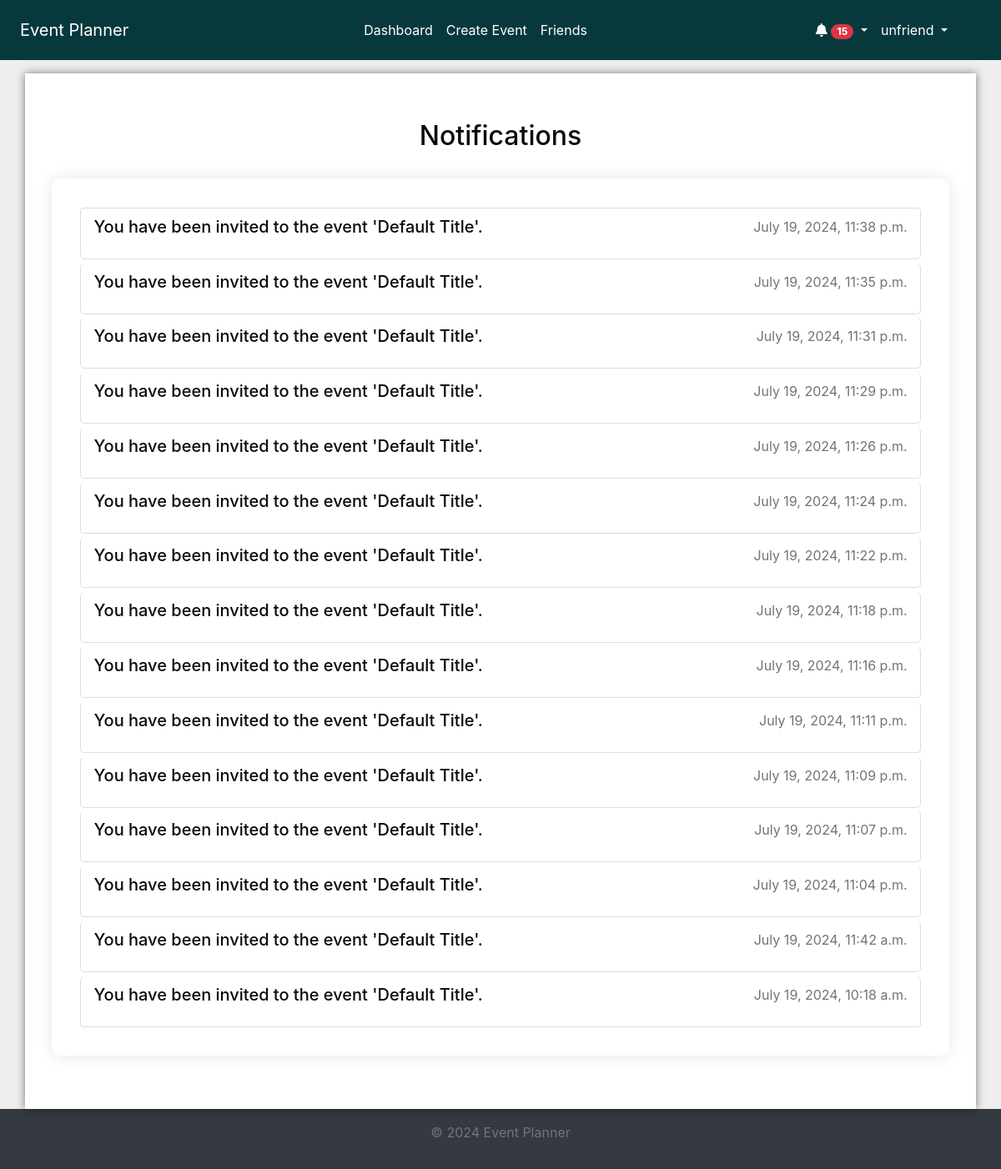
/notifications/ (signed in), run on an earlier commit of the app's database.
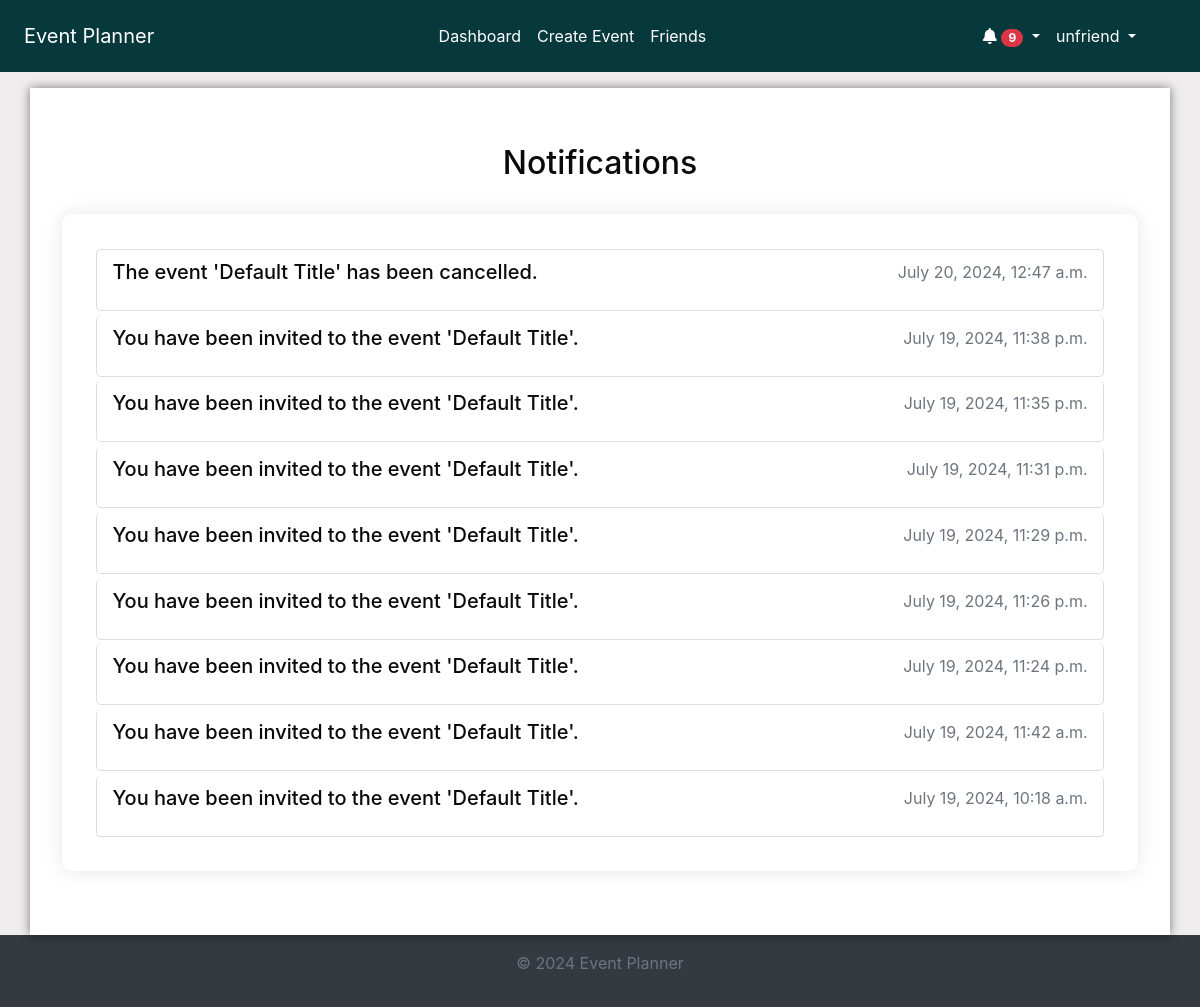
And on a later commit of the database.
### notifications/models.py (models this page shows, shortened)
class Notification(models.Model):
    NOTIFICATION_TYPES = [
        ("event_created", "Event Created"),
        ("event_updated", "Event Updated"),
        ("event_cancelled", "Event Cancelled"),
        ("invitation_response", "Invitation Response"),
        ("suggested_alternate_date", "Suggested Alternate Date"),
        ("event_confirmed", "Event Confirmed"),
        ("friend_request_received", "Friend Request Received"),
    ]
    user = models.ForeignKey(User, on_delete=models.CASCADE)
    event = models.ForeignKey(
        Event, on_delete=models.CASCADE, null=True, blank=True
    )
    type = models.CharField(max_length=50, choices=NOTIFICATION_TYPES)
    message = models.TextField()
    created_at = models.DateTimeField(auto_now_add=True)
    read = models.BooleanField(default=False)
    url = models.URLField(default="/")

### notifications/views.py (the view)
# urls.py: path("", views.notifications, name="notifications"),
@login_required
def notifications(request):
    notifications = Notification.objects.filter(user=request.user).order_by(
        "-created_at"
    )
    context = {"notifications": notifications}
    return render(request, "notifications/notifications.html", context)

### accounts/context_processors.py (called while the page is built)
def google_api_key(request):
    return {"GOOGLE_API_KEY": os.getenv("GOOGLE_API_KEY")}

### notifications/context_processors.py (called while the page is built)
def notifications(request):
    if request.user.is_authenticated:
        all_unread_notifications = Notification.objects.filter(
            user=request.user, read=False
        ).order_by("-created_at")
        unread_count = all_unread_notifications.count()
        recent_unread_notifications = all_unread_notifications[:8]
        return {
            "recent_unread_notifications": recent_unread_notifications,
            "unread_count": unread_count,
        }
    return {}

### templates/notifications/notifications.html (shortened to what this page needs)
{% extends 'base.html' %}
{% block content %}
<div class="container">
    <h2 class="text-center mt-4 mb-4">Notifications</h2>
    <div class="notifications-list">
        <ul class="list-group">
            {% for notification in notifications %}
                <li class="list-group-item">
                    {% if notification.type == 'friend_request_received' %}
                        <a href="{% url 'friends_page' %}" class="notification-link">
                            <h5 class="notification-title">{{ notification.message }}</h5>
                            <p class="notification-time text-muted">{{ notification.created_at|date:"F j, Y, g:i a" }}</p>
                        </a>
                    {% else %}
                        <a href="{% url 'mark_notification_read' notification.id %}" class="notification-link">
                            <h5 class="notification-title">{{ notification.message }}</h5>
                            <p class="notification-time text-muted">{{ notification.created_at|date:"F j, Y, g:i a" }}</p>
                        </a>
                    {% endif %}
                </li>
            {% endfor %}
        </ul>
    </div>
</div>
{% endblock %}

### templates/base.html (shortened to what this page needs)
<!DOCTYPE html>
<html lang="en">
<head>
    {% load static %}
    <link rel="stylesheet" href="https://stackpath.bootstrapcdn.com/bootstrap/4.5.2/css/bootstrap.min.css">
    <link rel="stylesheet" href="{% static 'css/styles.css' %}">
    <link rel="stylesheet" href="https://cdnjs.cloudflare.com/ajax/libs/font-awesome/5.15.4/css/all.min.css">
    <link rel="stylesheet" href="https://cdnjs.cloudflare.com/ajax/libs/fullcalendar/3.10.2/fullcalendar.min.css" />
</head>
<body class="c-app">
    <header class="c-header c-header-light c-header-fixed">
        <nav class="navbar navbar-expand-lg navbar-light">
            <a class="navbar-brand" href="{% url 'home' %}">Event Planner</a>
            <div class="collapse navbar-collapse" id="navbarSupportedContent">
                <ul class="navbar-nav ml-auto">
                    {% if user.is_authenticated %}
                        <li class="nav-item {% if request.resolver_match.url_name == 'dashboard' %}active{% endif %}">
                            <a class="nav-link" href="{% url 'dashboard' %}">Dashboard</a>
                        </li>
                        <li class="nav-item {% if request.resolver_match.url_name == 'create_event' %}active{% endif %}">
                            <a class="nav-link" href="{% url 'create_event' %}">Create Event</a>
                        </li>
                        <li class="nav-item {% if request.resolver_match.url_name == 'friends_page' %}active{% endif %}">
                            <a class="nav-link" href="{% url 'friends_page' %}">Friends</a>
                        </li>
                    {% endif %}
                </ul>
                {% if user.is_authenticated %}
                    <ul class="navbar-nav ml-auto">
                        <li class="nav-item dropdown">
                            <a class="nav-link dropdown-toggle" href="#" id="notificationBell" role="button" data-toggle="dropdown" aria-haspopup="true" aria-expanded="false">
                                <i class="fas fa-bell"></i>
                                {% if unread_count > 0 %}
                                    <span class="badge badge-pill badge-danger">{{ unread_count }}</span>
                                {% endif %}
                            </a>
                        </li>
                        <li class="nav-item dropdown">
                            <a class="nav-link dropdown-toggle" href="#" id="profileLink" role="button" data-toggle="dropdown" aria-haspopup="true" aria-expanded="false">
                                {{ user.username }}
                            </a>
                        </li>
                    </ul>
                {% endif %}
            </div>
        </nav>
    </header>
    <main class="c-main">
        <div class="container-fluid">
            <div class="fade-in">
                {% block content %}{% endblock %}
            </div>
        </div>
    </main>
    <footer class="footer mt-auto py-3">
        <div class="container text-center">
            <p class="text-muted">&copy; 2024 Event Planner</p>
        </div>
    </footer>
</body>
</html>

### static/css/styles.css (style rules this page uses)
* { box-sizing: border-box; }
body, html { margin: 0; padding: 0; font-family: var(--font-family-sans-serif); background-color: var(--background); color: var(--text); height: 100%; }
:root { --primary: #07393c; --secondary: #2C666E; --accent: #90DDF0; --background: #F0EDEE; --text: #0A090C; --heading-bg: #eeeeee; --white: #fff; --gray: #6c757d; --gray-dark: #343a40; --success: #28a745; --info: #17a2b8; --warning: #ffc107; --danger: #dc3545; --light: #f8f9fa; --dark: #343a40; --breakpoint-xs: 0; --breakpoint-sm: 576px; --breakpoint-md: 768px; --breakpoint-lg: 992px; --breakpoint-xl: 1200px; --font-family-sans-serif: -apple-system, BlinkMacSystemFont, "Segoe UI", Roboto, "Helvetica Neue", Arial, "Noto Sans", sans-serif, "Apple Color Emoji", "Segoe UI Emoji", "Segoe UI Symbol", "Noto Color Emoji"; --font-family-monospace: SFMono-Regular, Menlo, Monaco, Consolas, "Liberation Mono", "Courier New", monospace; }
.container-fluid { display: flex; flex-direction: column; min-height: 100vh; }
header { background-color: var(--primary) !important; color: var(--white) !important; padding: .5rem !important; margin-bottom: 1rem !important; }
header a, header .navbar-brand, header .nav-link { color: var(--white) !important; }
footer { background-color: var(--dark) !important; color: var(--white) !important; padding: 1rem !important; text-align: center !important; margin-top: auto; }
body>main>div>div>div.container { background-color: var(--white); padding: 2rem; box-shadow: 0 0 10px rgba(0, 0, 0, .5); }
#profileLink, .profile-dropdown { margin-right: 2rem; }
.notifications-list { background-color: var(--white); padding: 2rem; border-radius: 10px; box-shadow: 0 0 20px rgba(0, 0, 0, .1); width: 100%; max-width: 100%; margin: 2rem auto; color: var(--text); }
.notifications-list ul { list-style-type: none; padding: 0; }
.notifications-list ul li { margin: .15rem; padding: 10px 15px; border: 1px solid #ddd; border-radius: 5px; transition: background-color .3s; }
.notifications-list ul li .notification-link { text-decoration: none; color: var(--text); display: flex; justify-content: space-between; }

What changed in the data, as far as the page shows it:
removed Notification: message "You have been invited to the event 'Default Title'.", created_at "July 19, 2024, 11:22 p.m."
removed Notification: message "You have been invited to the event 'Default Title'.", created_at "July 19, 2024, 11:18 p.m."
removed Notification: message "You have been invited to the event 'Default Title'.", created_at "July 19, 2024, 11:16 p.m."
removed Notification: message "You have been invited to the event 'Default Title'.", created_at "July 19, 2024, 11:11 p.m."
removed Notification: message "You have been invited to the event 'Default Title'.", created_at "July 19, 2024, 11:09 p.m."
removed Notification: message "You have been invited to the event 'Default Title'.", created_at "July 19, 2024, 11:07 p.m."
removed Notification: message "You have been invited to the event 'Default Title'.", created_at "July 19, 2024, 11:04 p.m."
added Notification: message "The event 'Default Title' has been cancelled.", created_at "July 20, 2024, 12:47 a.m."
Also different on the page:
{{ unread_count }}: "15" → "9"
